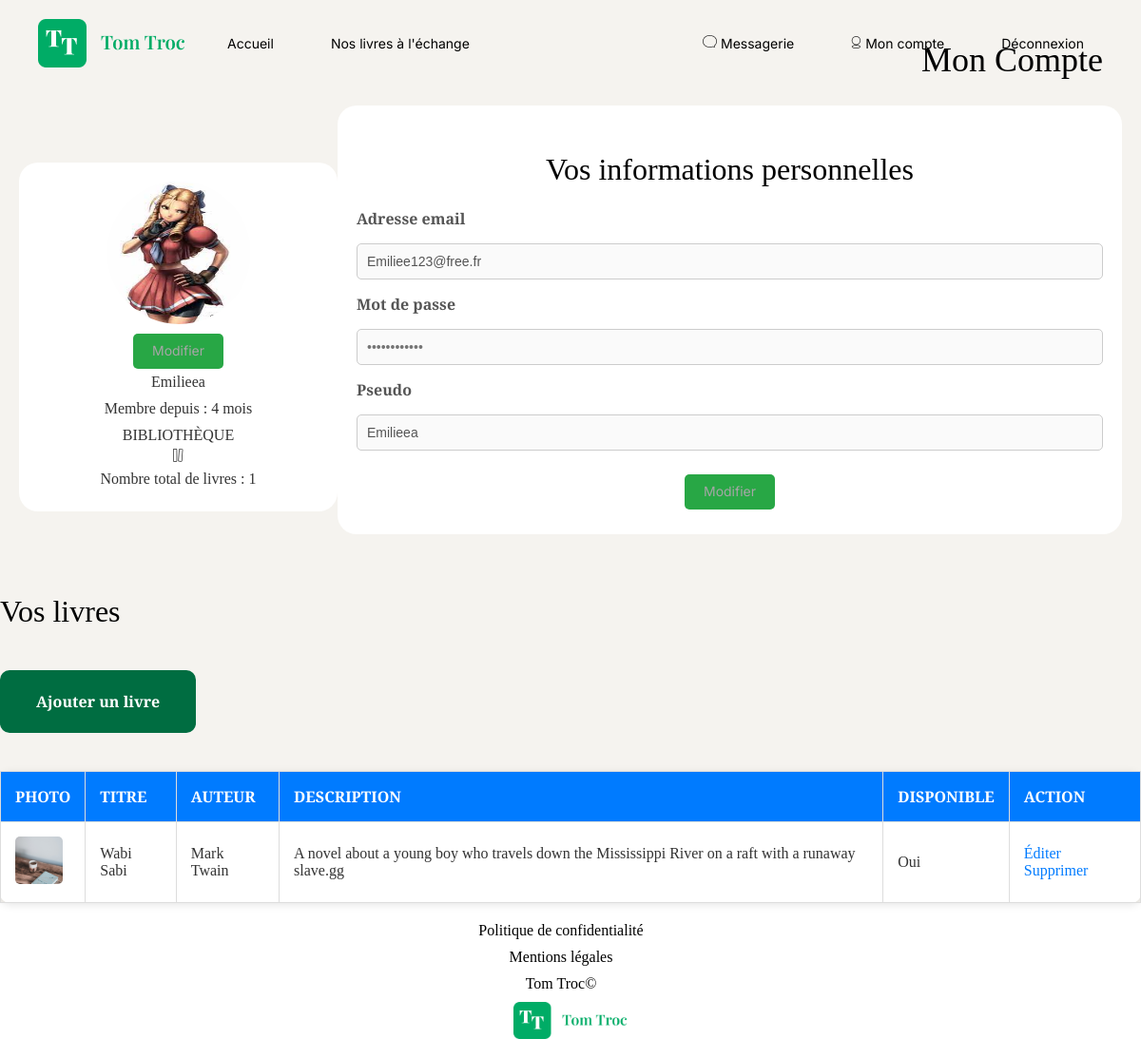
The app's page /index.php?action=myAccount (signed in), older data.
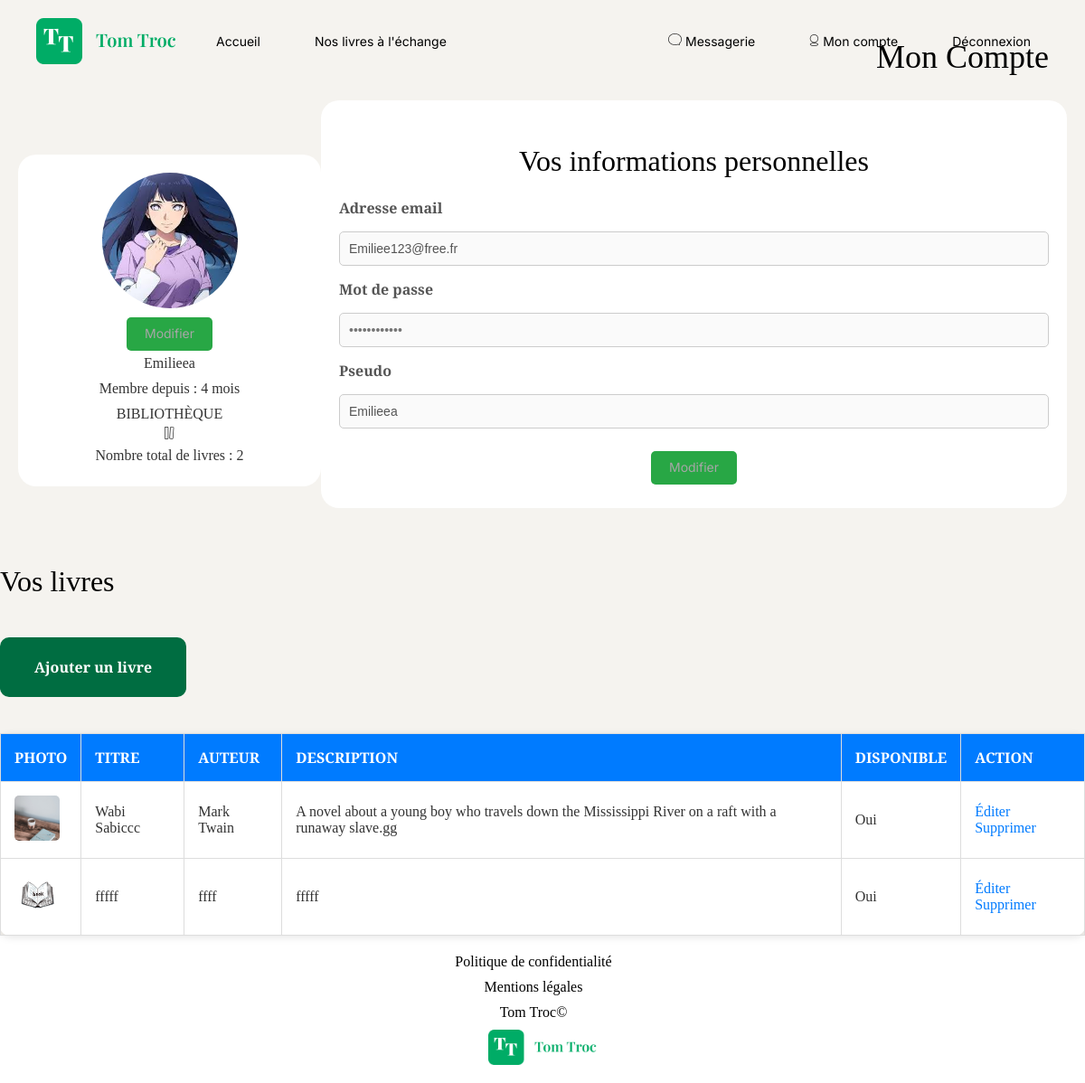
The same page, newer data.
### tables this page shows
CREATE TABLE IF NOT EXISTS `user` (
  `id` int NOT NULL AUTO_INCREMENT,
  `username` varchar(100) NOT NULL,
  `email` varchar(100) NOT NULL,
  `password` varchar(255) NOT NULL,
  `profilePicture` varchar(255) NOT NULL,
  `role` enum('user','admin','moderator') DEFAULT 'user',
  `is_active` tinyint(1) DEFAULT '1',
  `created_at` datetime DEFAULT CURRENT_TIMESTAMP,
  `updated_at` datetime DEFAULT CURRENT_TIMESTAMP ON UPDATE CURRENT_TIMESTAMP,
  PRIMARY KEY (`id`)
);

CREATE TABLE IF NOT EXISTS `book` (
  `id` int NOT NULL AUTO_INCREMENT,
  `title` varchar(255) NOT NULL,
  `author` varchar(255) NOT NULL,
  `img` varchar(255) NOT NULL,
  `description` text NOT NULL,
  `createdAt` timestamp NOT NULL DEFAULT CURRENT_TIMESTAMP,
  `updatedAt` timestamp NULL DEFAULT CURRENT_TIMESTAMP,
  `available` tinyint(1) NOT NULL,
  `user_id` int DEFAULT NULL,
  PRIMARY KEY (`id`),
  KEY `fk_user` (`user_id`)
);

### views/View.php (called while the page is built, shortened)
<?php
class View
{
    public function render(string $viewName, array $params = []): void
    {
        $viewPath = $this->buildViewPath($viewName);
        $description = $this->_renderViewFromTemplate($viewPath, $params);
    }
    private function _renderViewFromTemplate(string $viewPath, array $params = []): string
    {
        if (file_exists($viewPath)) {
            extract($params);
            require($viewPath);
            return ob_get_clean();
        } else {
            throw new Exception("La vue '$viewPath' est introuvable.");
        }
    }
    private function buildViewPath(string $viewName): string
    {
        return TEMPLATE_VIEW_PATH . $viewName . '.php';
    }
}

### controllers/UserController.php (called while the page is built, shortened)
<?php
class UserController
{
    public function showMyAccount(): void
    {
        $userId = $_SESSION['user']['id'];
        $bookManager = new BookManager();
        $books = $bookManager->getAllBooksByUserId($userId);
        $totalBooks = $bookManager->countUserBooks($userId);
        $dateFormatter = new DateFormatter();
        $this->renderView('myAccount', "Mon Compte", [
            'user' => (array)$_SESSION['user'],
            'books' => $books,
            'totalBooks' => $totalBooks,
            'dateFormatter' => $dateFormatter
        ]);
    }
    private function renderView(string $viewName, string $pageTitle, array $data = []): void
    {
        $view = new View($pageTitle);
        $view->render($viewName, $data);
    }
}

### index.php (called while the page is built, shortened)
<?php
$action = Utils::request('action', 'home');
try {
    $userController = new UserController();
    switch ($action) {
        case 'myAccount':
            $userController->showMyAccount();
            break;
    }
} catch (Exception $e) {
    error_log("Exception capturée : " . $e->getMessage());
    $errorView = new View('Erreur');
    $errorView->render('errorPage', ['errorMessage' => $e->getMessage()]);
}

### models/DBmanager.php (called while the page is built, shortened)
<?php
class DBManager
{
    private static $instance;
    private $db;
    private function __construct()
    {
        $this->db = new PDO('mysql:host=' . DB_HOST . ';dbname=' . DB_NAME . ';charset=utf8', DB_USER, DB_PASS);
        $this->db->setAttribute(PDO::ATTR_ERRMODE, PDO::ERRMODE_EXCEPTION);
        $this->db->setAttribute(PDO::ATTR_DEFAULT_FETCH_MODE, PDO::FETCH_ASSOC);
    }
    public static function getInstance() : DBManager
    {
        if (!self::$instance) {
            self::$instance = new DBManager();
        }
        return self::$instance;
    }
    public function query(string $sql, ?array $params = null) : PDOStatement
    {
        if ($params == null) {
            $query = $this->db->query($sql);
        } else {
            $query = $this->db->prepare($sql);
            $query->execute($params);
        }
        return $query;
    }
}

### models/UserManager.php (called while the page is built, shortened)
<?php
class UserManager extends AbstractEntityManager
{
    public function getUserById(int $id): ?User
    {
        $sql = "SELECT * FROM user WHERE id = :id";
        try {
            $result = $this->db->query($sql, [":id" => $id]);
            $userData = $result->fetch(PDO::FETCH_ASSOC);
            return $userData ? new User($userData) : null;
        } catch (PDOException $e) {
            error_log("Erreur lors de la recherche de l'utilisateur : " . $e->getMessage());
            return null;
        }
    }
}

### models/Book.php (called while the page is built, shortened)
<?php
class Book extends AbstractEntity
{
    protected int $id;
    private string $title = "";
    private string $author = "";
    private ?string $img = null;
    private string $description = "";
    private bool $available = true;
    public function __construct(array $data = [])
    {
        $this->id = $data['id'] ?? 0;
        $this->userId = $data['user_id'] ?? 0;
        $this->title = $data['title'] ?? '';
        $this->author = $data['author'] ?? '';
        $this->description = $data['description'] ?? '';
        $this->img = isset($data['img']) ? $data['img'] : '/assets/img/defaultBook.webp';
        $this->available = isset($data['available']) ? (bool)$data['available'] : true;
        if ($this->userId !== 0) {
            $userManager = new UserManager();
            $this->user = $userManager->getUserById($this->userId);
        }
    }
    public function getId(): int
    {
        return $this->id;
    }
    public function setId(int $id): void
    {
        $this->id = $id;
    }
    public function setTitle(string $title): void
    {
        $this->title = $title;
    }
    public function getTitle(): string
    {
        return $this->title;
    }
    public function setAuthor(string $author): void
    {
        $this->author = $author;
    }
    public function getAuthor(): string
    {
        return $this->author;
    }
    public function setImg(?string $img): void
    {
        $this->img = $img;
    }
    public function getImg(): ?string
    {
        return $this->img;
    }
    public function setDescription(string $description): void
    {
        $this->description = $description;
    }
    public function getDescription(int $length = -1): string
    {
        return $this->description;
    }
    public function setAvailable(bool $available): void
    {
        $this->available = $available;
    }
    public function isAvailable(): bool
    {
        return $this->available;
    }
    public function setCreatedAt(string|DateTime $createdAt, string $format = 'Y-m-d H:i:s'): void
    {
        if (is_string($createdAt)) {
            $createdAt = DateTime::createFromFormat($format, $createdAt);
        }
    }
    public function setUpdatedAt(string|DateTime|null $updatedAt): void
    {
        if ($updatedAt === null) {
            $this->updatedAt = null;
        } elseif (is_string($updatedAt)) {
            $this->updatedAt = DateTime::createFromFormat('Y-m-d H:i:s', $updatedAt);
        } elseif ($updatedAt instanceof DateTime) {
            $this->updatedAt = $updatedAt;
        }
    }
}

### models/BookManager.php (called while the page is built, shortened)
<?php
class bookManager extends AbstractEntityManager
{
    public function getAllBooksByUserId(int $userId): array
    {
        $sql = "SELECT * FROM book WHERE user_id = " . (int)$userId;
        $result = $this->db->query($sql);
        $books = [];
        while ($bookData = $result->fetch(PDO::FETCH_ASSOC)) {
            $books[] = new Book($bookData);
        }
        return $books;
    }
    public function countUserBooks(int $userId): int
    {
        $sql = "SELECT COUNT(*) as total_books FROM book WHERE user_id = :userId";
        $stmt = $this->db->query($sql, ['userId' => $userId]);
        $result = $stmt->fetch(PDO::FETCH_ASSOC);
        return (int)$result['total_books'];
    }
}

### services/DateFormatter.php (called while the page is built)
<?php
class DateFormatter
{
    public static function formatMemberSince(DateTime $createdAt): string
    {
        $now = new DateTime();
        $diff = $createdAt->diff($now);
        if ($diff->y > 0) {
            return $diff->y . ' ' . ($diff->y > 1 ? 'ans' : 'an') . ($diff->m > 0 ? ' et ' . $diff->m . ' mois' : '');
        } elseif ($diff->m > 0) {
            return $diff->m . ' mois';
        } elseif ($diff->d > 0) {
            return $diff->d . ' ' . ($diff->d > 1 ? 'jours' : 'jour');
        }
        return '1 jour';
    }
}

### models/AbstractEntity.php (called while the page is built, shortened)
<?php
abstract class AbstractEntity
{
    protected function hydrate(array $data) : void
    {
        foreach ($data as $key => $value) {
            $method = 'set' . str_replace('_', '', ucwords($key, '_'));
        }
    }
}

### views/templates/myAccount.php (the view, shortened to what the changed rows need)
<div class="account-wrapper">
    <h1 class="account-title">Mon Compte</h1>
    <div class="account-container">
        <div class="account-content">
            <div class="account-info">
                <div class="account-card profile-card">
                    <div class="account-profile">
                        <?php if (!empty($user['profilePicture'])) : ?>
                            <img src="<?= htmlspecialchars($user['profilePicture'], ENT_QUOTES, 'UTF-8') ?>" alt="Photo de profil">
                        <?php else : ?>
                            <img src="/assets/img/users/profile-default.svg" alt="Photo par défaut">
                        <?php endif; ?>
                        <form id="profilePictureForm" action="index.php?action=updateProfilePicture" method="post" enctype="multipart/form-data">
                            <button type="button" id="changePictureButton">Modifier</button>
                        </form>
                    </div>
                    <p><?= htmlspecialchars($user['username'], ENT_QUOTES, 'UTF-8') ?></p>
                    <p>Membre depuis :
                        <?php
                        if (isset($user['createdAt']) && isset($dateFormatter)) {
                            $createdAtDateTime = new DateTime($user['createdAt']);
                            echo htmlspecialchars($dateFormatter->formatMemberSince($createdAtDateTime), ENT_QUOTES, 'UTF-8');
                        } else {
                            echo 'Date inconnue';
                        }
                        ?>
                    </p>
                    <p>BIBLIOTHÈQUE</p>
                    <div class="library-info">
                        <img src="/assets/img/icon_books.svg" alt="Icône de livres">
                        <p>Nombre total de livres : <?= (int)$totalBooks ?></p>
                    </div>
                </div>
            </div>
        </div>
        <div class="account-card info-card">
            <h2>Vos informations personnelles</h2>
            <form action="index.php?action=editUser" method="post">
                <label for="email">Adresse email</label>
                <input type="email" id="email" name="email" value="<?= htmlspecialchars($user['email'], ENT_QUOTES, 'UTF-8') ?>" disabled required>
                <label for="password">Mot de passe</label>
                <input type="password" id="password" name="password" placeholder="••••••••••••" disabled>
                <label for="username">Pseudo</label>
                <input type="text" id="username" name="username" value="<?= htmlspecialchars($user['username'], ENT_QUOTES, 'UTF-8') ?>" disabled required>
                <button type="button" id="editButton">Modifier</button>
            </form>
        </div>
    </div>
</div>
<div class="books-section">
    <h2>Vos livres</h2>
        <table class="table-books">
        <thead>
            <tr>
                <th>Photo</th>
                <th>Titre</th>
                <th>Auteur</th>
                <th>Description</th>
                <th>Disponible</th>
                <th>Action</th>
            </tr>
        </thead>
        <tbody>
            <?php if (!empty($books)) : ?>
                <?php foreach ($books as $book) : ?>
                    <tr>
                        <td><img src="<?= htmlspecialchars($book->getImg() ?: '/assets/img/book-default.svg', ENT_QUOTES, 'UTF-8') ?>" alt="Photo du livre"></td>
                        <td><?= htmlspecialchars($book->getTitle(), ENT_QUOTES, 'UTF-8') ?></td>
                        <td><?= htmlspecialchars($book->getAuthor(), ENT_QUOTES, 'UTF-8') ?></td>
                        <td><?= htmlspecialchars($book->getDescription(), ENT_QUOTES, 'UTF-8') ?></td>
                        <td><?= $book->isAvailable() ? 'Oui' : 'Non' ?></td>
                        <td>
                            <a href="index.php?action=editbook&id=<?= (int)$book->getId() ?>">Éditer</a>
                            <a href="index.php?action=deleteBook&id=<?= (int)$book->getId() ?>" onclick="return confirm('Êtes-vous sûr de vouloir supprimer ce livre ?')">Supprimer</a>
                        </td>
                    </tr>
                <?php endforeach; ?>
            <?php endif; ?>
        </tbody>
    </table>
</div>

Row changes from the older to the newer data that the page shows:
changed user "Emilieea": profilePicture: a different picture
changed book "Mark Twain": title "Wabi Sabi" → "Wabi Sabiccc"
added book: img (placeholder picture), title "fffff", author "ffff", description "fffff", available "Oui"
Text that changed along with them:
$totalBooks: "1" → "2"
